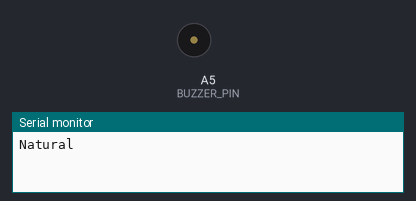
A sketch run on a simulated Arduino Uno, built with avr-gcc and run on an emulated ATmega328P. Shown: buzzer (waves = sounding), the last lines printed to the serial monitor.

Above: at 20.6 s.
At 31.7 s:
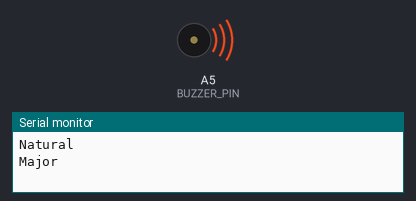
Timing chart, 0 to 33.8 s (numbered marks = the images above):
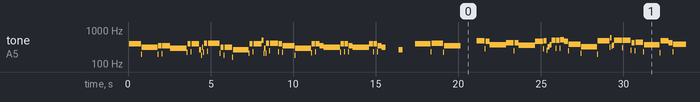

Measured:
- by itself, tone on A5 (BUZZER_PIN): plays 391 Hz for 0.72 s, 196 Hz for 0.04 s, 310 Hz for 0.96 s, 194 Hz for 0.04 s, 348 Hz for 0.20 s, 200 Hz for 0.04 s … (411 notes in this stretch)

The sketch:

BuzzerMusicMaker.ino
```cpp
// (licence header left out)
////////////////////////////////////////////////////////////////////////////////
// This sketch was only for personal practice and discovery purposes regarding
// the creation of musical notes & chords using both active and passive buzzers.
//  (the sound is much better with a passive buzzer but also works with active)
// There are libraries and other hardware/software configurations which would
// be faster and/or higher quality, but that was not the point. The point was to
// learn how to take the most basic circuit connected to an active or passive
// buzzer and generate musical notes by toggling the circuit HIGH/LOW, and then
// see how effectively chords could be played through the same single active or
// passive buzzer, and then make music from those notes and chords. I chose the
// opening of Beethoven's 5th Symphony as the music to play.
//
// Special thanks to https://pages.mtu.edu/~suits/NoteFreqCalcs.html for the
// valuable insights into the science of generating musical notes
//
// Extra special thanks to Ludwig van Beethoven for being so flippin' awesome!

////////////////////////////////////////////////////////////////////////////////
// PINOUTS
// This project only requires one data pin to signal HIGH/LOW to the buzzer, so
// this can be used with any board.
const byte BUZZER_PIN = A5;

//Octaves 0-8
const byte OCTAVE_COUNT = 9;
//Notes C-B Indexing
const byte NOTE_COUNT = 12;
const byte NOTE_C_IX= 0;
const byte NOTE_Cs_IX= 1;
const byte NOTE_Db_IX= 1;
const byte NOTE_D_IX= 2;
const byte NOTE_Ds_IX= 3;
const byte NOTE_Eb_IX= 3;
const byte NOTE_E_IX= 4;
const byte NOTE_F_IX= 5;
const byte NOTE_Fs_IX= 6;
const byte NOTE_Gb_IX= 6;
const byte NOTE_G_IX= 7;
const byte NOTE_Gs_IX= 8;
const byte NOTE_Ab_IX= 8;
const byte NOTE_A_IX= 9;
const byte NOTE_As_IX= 10;
const byte NOTE_Bb_IX= 10;
const byte NOTE_B_IX= 11;
const String NOTE_NAME[NOTE_COUNT] = {
  "C", "C#/Db", "D", "D#/Eb",
  "E", "F", "F#/Gb", "G",
  "G#/Ab", "A", "A#/Bb", "B"
};
/////////////////////////////////
// NOTES/OCTAVES C0-B8
//  For Indexing/Scaling
//  e.g. A4 = NOTE_A_IX+ (octave * NOTE_COUNT)
//  equals A4 = 9 + (4 * 12)
//  equals A4 = 57
const byte NOTE_C0 = 0;
const byte NOTE_Cs0 = 1;
const byte NOTE_Db0 = 1;
const byte NOTE_D0 = 2;
const byte NOTE_Ds0 = 3;
const byte NOTE_Eb0 = 3;
const byte NOTE_E0 = 4;
const byte NOTE_F0 = 5;
const byte NOTE_Fs0 = 6;
const byte NOTE_Gb0 = 6;
const byte NOTE_G0 = 7;
const byte NOTE_Gs0 = 8;
const byte NOTE_Ab0 = 8;
const byte NOTE_A0 = 9;
const byte NOTE_As0 = 10;
const byte NOTE_Bb0 = 10;
const byte NOTE_B0 = 11;
const byte NOTE_C1 = 12;
const byte NOTE_Cs1 = 13;
const byte NOTE_Db1 = 13;
const byte NOTE_D1 = 14;
const byte NOTE_Ds1 = 15;
const byte NOTE_Eb1 = 15;
const byte NOTE_E1 = 16;
const byte NOTE_F1 = 17;
const byte NOTE_Fs1 = 18;
const byte NOTE_Gb1 = 18;
const byte NOTE_G1 = 19;
const byte NOTE_Gs1 = 20;
const byte NOTE_Ab1 = 20;
const byte NOTE_A1 = 21;
const byte NOTE_As1 = 22;
const byte NOTE_Bb1 = 22;
const byte NOTE_B1 = 23;
const byte NOTE_C2 = 24;
const byte NOTE_Cs2 = 25;
const byte NOTE_Db2 = 25;
const byte NOTE_D2 = 26;
const byte NOTE_Ds2 = 27;
const byte NOTE_Eb2 = 27;
const byte NOTE_E2 = 28;
const byte NOTE_F2 = 29;
const byte NOTE_Fs2 = 30;
const byte NOTE_Gb2 = 30;
const byte NOTE_G2 = 31;
const byte NOTE_Gs2 = 32;
const byte NOTE_Ab2 = 32;
const byte NOTE_A2 = 33;
const byte NOTE_As2 = 34;
const byte NOTE_Bb2 = 34;
const byte NOTE_B2 = 35;
const byte NOTE_C3 = 36;
const byte NOTE_Cs3 = 37;
const byte NOTE_Db3 = 37;
const byte NOTE_D3 = 38;
const byte NOTE_Ds3 = 39;
const byte NOTE_Eb3 = 39;
const byte NOTE_E3 = 40;
const byte NOTE_F3 = 41;
const byte NOTE_Fs3 = 42;
const byte NOTE_Gb3 = 42;
const byte NOTE_G3 = 43;
const byte NOTE_Gs3 = 44;
const byte NOTE_Ab3 = 44;
const byte NOTE_A3 = 45;
const byte NOTE_As3 = 46;
const byte NOTE_Bb3 = 46;
const byte NOTE_B3 = 47;
const byte NOTE_C4 = 48;
const byte NOTE_Cs4 = 49;
const byte NOTE_Db4 = 49;
const byte NOTE_D4 = 50;
const byte NOTE_Ds4 = 51;
const byte NOTE_Eb4 = 51;
const byte NOTE_E4 = 52;
const byte NOTE_F4 = 53;
const byte NOTE_Fs4 = 54;
const byte NOTE_Gb4 = 54;
const byte NOTE_G4 = 55;
const byte NOTE_Gs4 = 56;
const byte NOTE_Ab4 = 56;
const byte NOTE_A4 = 57;
const byte NOTE_As4 = 58;
const byte NOTE_Bb4 = 58;
const byte NOTE_B4 = 59;
const byte NOTE_C5 = 60;
const byte NOTE_Cs5 = 61;
const byte NOTE_Db5 = 61;
const byte NOTE_D5 = 62;
const byte NOTE_Ds5 = 63;
const byte NOTE_Eb5 = 63;
const byte NOTE_E5 = 64;
const byte NOTE_F5 = 65;
const byte NOTE_Fs5 = 66;
const byte NOTE_Gb5 = 66;
const byte NOTE_G5 = 67;
const byte NOTE_Gs5 = 68;
const byte NOTE_Ab5 = 68;
const byte NOTE_A5 = 69;
const byte NOTE_As5 = 70;
const byte NOTE_Bb5 = 70;
const byte NOTE_B5 = 71;
const byte NOTE_C6 = 72;
const byte NOTE_Cs6 = 73;
const byte NOTE_Db6 = 73;
const byte NOTE_D6 = 74;
const byte NOTE_Ds6 = 75;
const byte NOTE_Eb6 = 75;
const byte NOTE_E6 = 76;
const byte NOTE_F6 = 77;
const byte NOTE_Fs6 = 78;
const byte NOTE_Gb6 = 78;
const byte NOTE_G6 = 79;
const byte NOTE_Gs6 = 80;
const byte NOTE_Ab6 = 80;
const byte NOTE_A6 = 81;
const byte NOTE_As6 = 82;
const byte NOTE_Bb6 = 82;
const byte NOTE_B6 = 83;
const byte NOTE_C7 = 84;
const byte NOTE_Cs7 = 85;
const byte NOTE_Db7 = 85;
const byte NOTE_D7 = 86;
const byte NOTE_Ds7 = 87;
const byte NOTE_Eb7 = 87;
const byte NOTE_E7 = 88;
const byte NOTE_F7 = 89;
const byte NOTE_Fs7 = 90;
const byte NOTE_Gb7 = 90;
const byte NOTE_G7 = 91;
const byte NOTE_Gs7 = 92;
const byte NOTE_Ab7 = 92;
const byte NOTE_A7 = 93;
const byte NOTE_As7 = 94;
const byte NOTE_Bb7 = 94;
const byte NOTE_B7 = 95;
const byte NOTE_C8 = 96;
const byte NOTE_Cs8 = 97;
const byte NOTE_Db8 = 97;
const byte NOTE_D8 = 98;
const byte NOTE_Ds8 = 99;
const byte NOTE_Eb8 = 99;
const byte NOTE_E8 = 100;
const byte NOTE_F8 = 101;
const byte NOTE_Fs8 = 102;
const byte NOTE_Gb8 = 102;
const byte NOTE_G8 = 103;
const byte NOTE_Gs8 = 104;
const byte NOTE_Ab8 = 104;
const byte NOTE_A8 = 105;
const byte NOTE_As8 = 106;
const byte NOTE_Bb8 = 106;
const byte NOTE_B8 = 107;
/////////////////////////////////
// CHORDS
const byte CHORD_COUNT = 9;
const byte CHORD_MAJOR = 0;
const byte CHORD_MINOR = 1;
const byte CHORD_AUGMENTED = 2;
const byte CHORD_DIMINISHED = 3;
const byte CHORD_DOMINANT_7TH = 4;
const byte CHORD_MAJOR_7TH = 5;
const byte CHORD_MINOR_7TH = 6;
const byte CHORD_HALF_DIMINISHED_7TH = 7;
const byte CHORD_DIMINISHED_7TH = 8;
const String CHORD_NAME[CHORD_COUNT] = {
  "Major", "Minor", "Augmented", "Diminished", "Dominant-7th",
  "Major-7th", "Minor-7th", "Half-Diminished-7th", "Diminished-7th"
};
const byte CHORD_NOTE_COUNT[CHORD_COUNT] = {
  3, 3, 3, 3, 4, 4, 4, 4, 4
};
const byte CHORD_NOTE_COUNT_MAX = 4;
const byte CHORD_NOTE_ROOT = 0;
const byte CHORD_NOTE_THIRD = 1;
const byte CHORD_NOTE_FIFTH = 2;
const byte CHORD_NOTE_SEVENTH = 3;
const byte CHORD_NOTE_SHIFT[CHORD_COUNT][CHORD_NOTE_COUNT_MAX] = {
  { //MAJOR
    0, 4, 7, 0
  },
  { //MINOR
    0, 3, 7, 0
  },
  { //AUGMENTED
    0, 4, 8, 0
  },
  { //DIMINISHED
    0, 3, 6, 0
  },
  { //DOMINANT 7TH
    0, 4, 7, 10
  },
  { //MAJOR 7TH
    0, 4, 7, 11
  },
  { //MINOR 7TH
    0, 3, 7, 10
  },
  { //HALF-DIMINISHED 7TH
    0, 3, 6, 10
  },
  { //DIMINISHED 7TH
    0, 3, 6, 9
  }
};
/////////////////////////////////
// What's the frequency, Kenneth?
// https://pages.mtu.edu/~suits/NoteFreqCalcs.html
const int A4_Hz_DEFAULT = 440; //Set to your desired A4 frequency
const float TWELFTH = 1.0/12.0;
const float F_A = pow(2, TWELFTH);
const unsigned int MAX_MICROSEC_DELAY = 16383;
const unsigned long FULL_MEASURE = 1000; //milliseconds per whole note
const unsigned long REFRAIN = 16;
/////////////////////////////////
// Note values are the number of microseconds per half cycle required to perform
//   1. HIGH for the half cycle
//   2. LOW for the half cycle
//  resulting in a full cycle generating a square wave at the frequency of the note
unsigned int notes[NOTE_COUNT*OCTAVE_COUNT];

void setup() {
  Serial.begin(9600);
  pinMode(BUZZER_PIN, OUTPUT);
  setNotesToA4Hz(A4_Hz_DEFAULT);
  playBeethoven5th();
}

void loop() {
  // This plays in all chords, with a natural refresher in between
  delay(1000);
  playBeethoven5thInChord(CHORD_MAJOR);
  delay(1000);
  playBeethoven5th();
  delay(1000);
  playBeethoven5thInChord(CHORD_MINOR);
  delay(1000);
  playBeethoven5th();
  delay(1000);
  playBeethoven5thInChord(CHORD_AUGMENTED);
  delay(1000);
  playBeethoven5th();
  delay(1000);
  playBeethoven5thInChord(CHORD_DIMINISHED);
  delay(1000);
  playBeethoven5th();
  delay(1000);
  playBeethoven5thInChord(CHORD_DOMINANT_7TH);
  delay(1000);
  playBeethoven5th();
  delay(1000);
  playBeethoven5thInChord(CHORD_MAJOR_7TH);
  delay(1000);
  playBeethoven5th();
  delay(1000);
  playBeethoven5thInChord(CHORD_MINOR_7TH);
  delay(1000);
  playBeethoven5th();
  delay(1000);
  playBeethoven5thInChord(CHORD_HALF_DIMINISHED_7TH);
  delay(1000);
  playBeethoven5th();
  delay(1000);
  playBeethoven5thInChord(CHORD_DIMINISHED_7TH);
  delay(1000);
  playBeethoven5th();
}

void setNotesToA4Hz(int inA4Hz) {
  // https://pages.mtu.edu/~suits/NoteFreqCalcs.html
  float A4Hz = (float)inA4Hz;
  for (int i=0; i<(NOTE_COUNT*OCTAVE_COUNT); i++) {
    int n = i - (int)NOTE_A4;
    float noteHz = A4Hz * pow(F_A, float(n));
    float usPerCycle = 1000000.0/noteHz;
    notes[i] = (unsigned int)(usPerCycle/2.0);
  }
}

////////////////////////////////////////////////////////////////////////////////
// The functions playNote and playChord have the following to take note of:
//   division parameter - used to identify the type of note in 1/x form
//     ie. whole=1, half=2, quarter=4, eighth=8, etc...
//   FULL_MEASURE - identifies the tempo in ms per whole note
//   REFRAIN - rather arbitrary number to separate notes
//   MAX_MICROSEC_DELAY - Largest accurate value usable in delayMicroseconds()
//     https://www.arduino.cc/reference/en/language/functions/time/delaymicroseconds/
void playNote(byte note, unsigned long division) {
  unsigned long sustain = (FULL_MEASURE / division) - REFRAIN;
  unsigned int halfCycle = notes[note];
  unsigned long finish = millis() + sustain;
  // Can we play in microseconds or must we use milliseconds?
  if (halfCycle > MAX_MICROSEC_DELAY) {
    unsigned long halfCycleMillis = (unsigned long)(halfCycle/1000);
    do {
      digitalWrite(BUZZER_PIN, HIGH);
      delay(halfCycleMillis);
      digitalWrite(BUZZER_PIN, LOW);
      delay(halfCycleMillis);
    } while (millis() < finish);
  }
  else {
    do {
      digitalWrite(BUZZER_PIN, HIGH);
      delayMicroseconds(halfCycle);
      digitalWrite(BUZZER_PIN, LOW);
      delayMicroseconds(halfCycle);
    } while (millis() < finish);
  }
  delay(REFRAIN);
}

void playChord(byte note, byte chord, unsigned long division) {
  //Serial.print(CHORD_NOTE_COUNT[chord]);
  //Serial.print(" notes in ");
  //Serial.print(NOTE_NAME[(note % NOTE_COUNT)]);
  //Serial.print(note / NOTE_COUNT);
  //Serial.println(CHORD_NAME[chord]);
  unsigned int usCycle[CHORD_NOTE_COUNT[chord]];
  bool valid = true;
  for (int i=0; i<CHORD_NOTE_COUNT[chord]; i++) {
    //Serial.print(i);
    //Serial.print(" shift ");
    //Serial.print(CHORD_NOTE_SHIFT[chord][i]);
    //Serial.print(" to ");
    //Serial.println(NOTE_NAME[((note + CHORD_NOTE_SHIFT[chord][i]) % NOTE_COUNT)]);
    if ((note + CHORD_NOTE_SHIFT[chord][i]) < (NOTE_COUNT * OCTAVE_COUNT)) {
      usCycle[i] = notes[(note + CHORD_NOTE_SHIFT[chord][i])];
    }
    else {
      Serial.print("Invalid chord ");
      Serial.print(NOTE_NAME[note % NOTE_COUNT]);
      Serial.print(note / NOTE_COUNT);
      Serial.println(CHORD_NAME[chord]);
      return;
    }
    //Serial.println("");
  }
  unsigned long sustain = (FULL_MEASURE / division) - REFRAIN;
  unsigned long finish = millis() + sustain;
  // If all notes can be played in microseconds
  if (
  (usCycle[0] <= MAX_MICROSEC_DELAY)
  && (usCycle[CHORD_NOTE_COUNT[chord]] <= MAX_MICROSEC_DELAY)) {
    do {
      for (int i=0; i<CHORD_NOTE_COUNT[chord]; i++) {
        digitalWrite(BUZZER_PIN, HIGH);
        delayMicroseconds(usCycle[i]);
        digitalWrite(BUZZER_PIN, LOW);
        delayMicroseconds(usCycle[i]);
      }
    } while (millis() < finish);
  }
  // if all notes must be in milliseconds
  else if (
  (usCycle[0] > MAX_MICROSEC_DELAY)
  && (usCycle[CHORD_NOTE_COUNT[chord]] > MAX_MICROSEC_DELAY)) {
    unsigned long msCycle[CHORD_NOTE_COUNT[chord]];
    for (int i=0; i<CHORD_NOTE_COUNT[chord]; i++) {
      msCycle[i] = (unsigned long)(usCycle[i] / 1000);
    }
    do {
      for (int i=0; i<CHORD_NOTE_COUNT[chord]; i++) {
        digitalWrite(BUZZER_PIN, HIGH);
        delay(msCycle[i]);
        digitalWrite(BUZZER_PIN, LOW);
        delay(msCycle[i]);
      }
    } while (millis() < finish);
  }
  // mix of notes in microseconds and milliseconds
  else {
    unsigned long msCycle[CHORD_NOTE_COUNT[chord]];
    bool micros[CHORD_NOTE_COUNT[chord]];
    for (int i=0; i<CHORD_NOTE_COUNT[chord]; i++) {
      if (usCycle[i] > MAX_MICROSEC_DELAY) {
        msCycle[i] = (unsigned long)(usCycle[i] / 1000);
        micros[i] = false;
      }
      else {
        msCycle[i] = 0;
        micros[i] = true;
      }
    }
    do {
      for (int i=0; i<CHORD_NOTE_COUNT[chord]; i++) {
        if (micros[i]) {
          digitalWrite(BUZZER_PIN, HIGH);
          delayMicroseconds(usCycle[i]);
          digitalWrite(BUZZER_PIN, LOW);
          delayMicroseconds(usCycle[i]);
        }
        else {
          digitalWrite(BUZZER_PIN, HIGH);
          delay(msCycle[i]);
          digitalWrite(BUZZER_PIN, LOW);
          delay(msCycle[i]);
        }
      }
    } while (millis() < finish);
  }
  delay(REFRAIN);
}

void playBeethoven5th() {
  Serial.println("Natural");
  playNote(NOTE_G4, 4);
  playNote(NOTE_G4, 4);
  playNote(NOTE_G4, 4);
  playNote(NOTE_Eb4, 1);
  playNote(NOTE_F4, 4);
  playNote(NOTE_F4, 4);
  playNote(NOTE_F4, 4);
  playNote(NOTE_D4, 1);
  playNote(NOTE_G4, 4);
  playNote(NOTE_G4, 4);
  playNote(NOTE_G4, 4);
  playNote(NOTE_C4, 8);
  playNote(NOTE_Eb4, 8);
  playNote(NOTE_Ab4, 4);
  playNote(NOTE_Ab4, 4);
  playNote(NOTE_Ab4, 4);
  playNote(NOTE_G4, 4);
  playNote(NOTE_Eb4, 4);
  playNote(NOTE_Eb4, 4);
  playNote(NOTE_Eb4, 4);
  playNote(NOTE_C4, 1);
  playNote(NOTE_G4, 4);
  playNote(NOTE_G4, 4);
  playNote(NOTE_G4, 4);
  playNote(NOTE_B4, 8);
  playNote(NOTE_D4, 8);
  playNote(NOTE_Ab4, 4);
  playNote(NOTE_Ab4, 4);
  playNote(NOTE_Ab4, 4);
  playNote(NOTE_G4, 4);
  playNote(NOTE_F4, 4);
  playNote(NOTE_F4, 4);
  playNote(NOTE_F4, 4);
  playNote(NOTE_D4, 1);
  playNote(NOTE_G4, 4);
  playNote(NOTE_G4, 4);
  playNote(NOTE_F4, 4);
  playNote(NOTE_Eb4, 1);
  playNote(NOTE_G4, 4);
  playNote(NOTE_G4, 4);
  playNote(NOTE_F4, 4);
  playNote(NOTE_Eb4, 1);
  playNote(NOTE_G4, 4);
  playNote(NOTE_G4, 4);
  playNote(NOTE_F4, 4);
  playNote(NOTE_Eb4, 4);
  delay(750);
  playNote(NOTE_C4, 4);
  delay(750);
  playNote(NOTE_G4, 1);
  playNote(NOTE_Ab4, 4);
  playNote(NOTE_Ab4, 4);
  playNote(NOTE_Ab4, 4);
  playNote(NOTE_F4, 1);
}

void playBeethoven5thInChord(byte chord) {
  Serial.println(CHORD_NAME[chord]);
  playChord(NOTE_G4, chord, 4);
  playChord(NOTE_G4, chord, 4);
  playChord(NOTE_G4, chord, 4);
  playChord(NOTE_Eb4, chord, 1);
  playChord(NOTE_F4, chord, 4);
  playChord(NOTE_F4, chord, 4);
  playChord(NOTE_F4, chord, 4);
  playChord(NOTE_D4, chord, 1);
  playChord(NOTE_G4, chord, 4);
  playChord(NOTE_G4, chord, 4);
  playChord(NOTE_G4, chord, 4);
  playChord(NOTE_C4, chord, 8);
  playChord(NOTE_Eb4, chord, 8);
  playChord(NOTE_Ab4, chord, 4);
  playChord(NOTE_Ab4, chord, 4);
  playChord(NOTE_Ab4, chord, 4);
  playChord(NOTE_G4, chord, 4);
  playChord(NOTE_Eb4, chord, 4);
  playChord(NOTE_Eb4, chord, 4);
  playChord(NOTE_Eb4, chord, 4);
  playChord(NOTE_C4, chord, 1);
  playChord(NOTE_G4, chord, 4);
  playChord(NOTE_G4, chord, 4);
  playChord(NOTE_G4, chord, 4);
  playChord(NOTE_B4, chord, 8);
  playChord(NOTE_D4, chord, 8);
  playChord(NOTE_Ab4, chord, 4);
  playChord(NOTE_Ab4, chord, 4);
  playChord(NOTE_Ab4, chord, 4);
  playChord(NOTE_G4, chord, 4);
  playChord(NOTE_F4, chord, 4);
  playChord(NOTE_F4, chord, 4);
  playChord(NOTE_F4, chord, 4);
  playChord(NOTE_D4, chord, 1);
  playChord(NOTE_G4, chord, 4);
  playChord(NOTE_G4, chord, 4);
  playChord(NOTE_F4, chord, 4);
  playChord(NOTE_Eb4, chord, 1);
  playChord(NOTE_G4, chord, 4);
  playChord(NOTE_G4, chord, 4);
  playChord(NOTE_F4, chord, 4);
  playChord(NOTE_Eb4, chord, 1);
  playChord(NOTE_G4, chord, 4);
  playChord(NOTE_G4, chord, 4);
  playChord(NOTE_F4, chord, 4);
  playChord(NOTE_Eb4, chord, 4);
  delay(750);
  playChord(NOTE_C4, chord, 4);
  delay(750);
  playChord(NOTE_G4, chord, 1);
  playChord(NOTE_Ab4, chord, 4);
  playChord(NOTE_Ab4, chord, 4);
  playChord(NOTE_Ab4, chord, 4);
  playChord(NOTE_F4, chord, 1);
}
```
